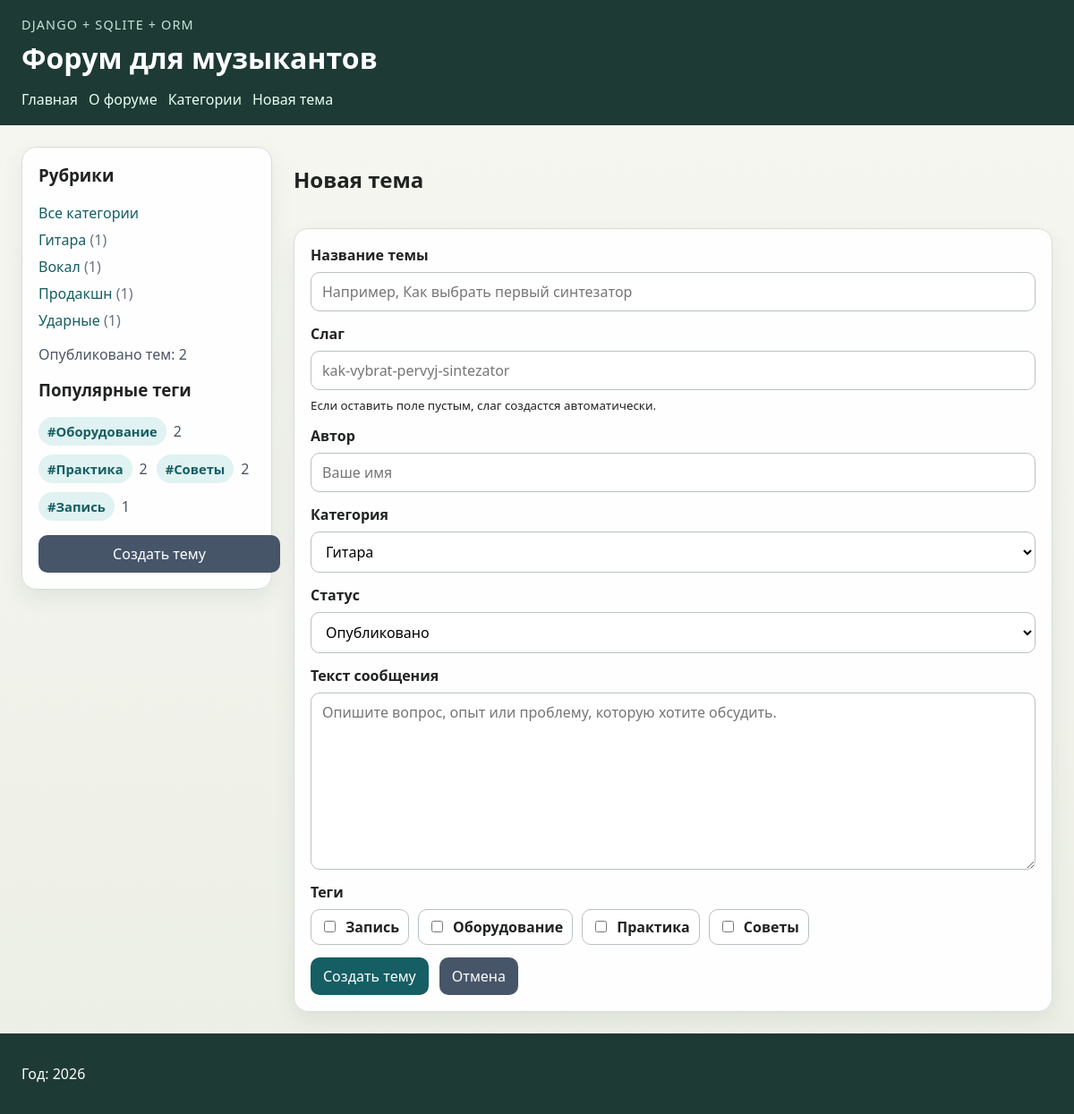
The page /discussions/create/ on the database as committed earlier.
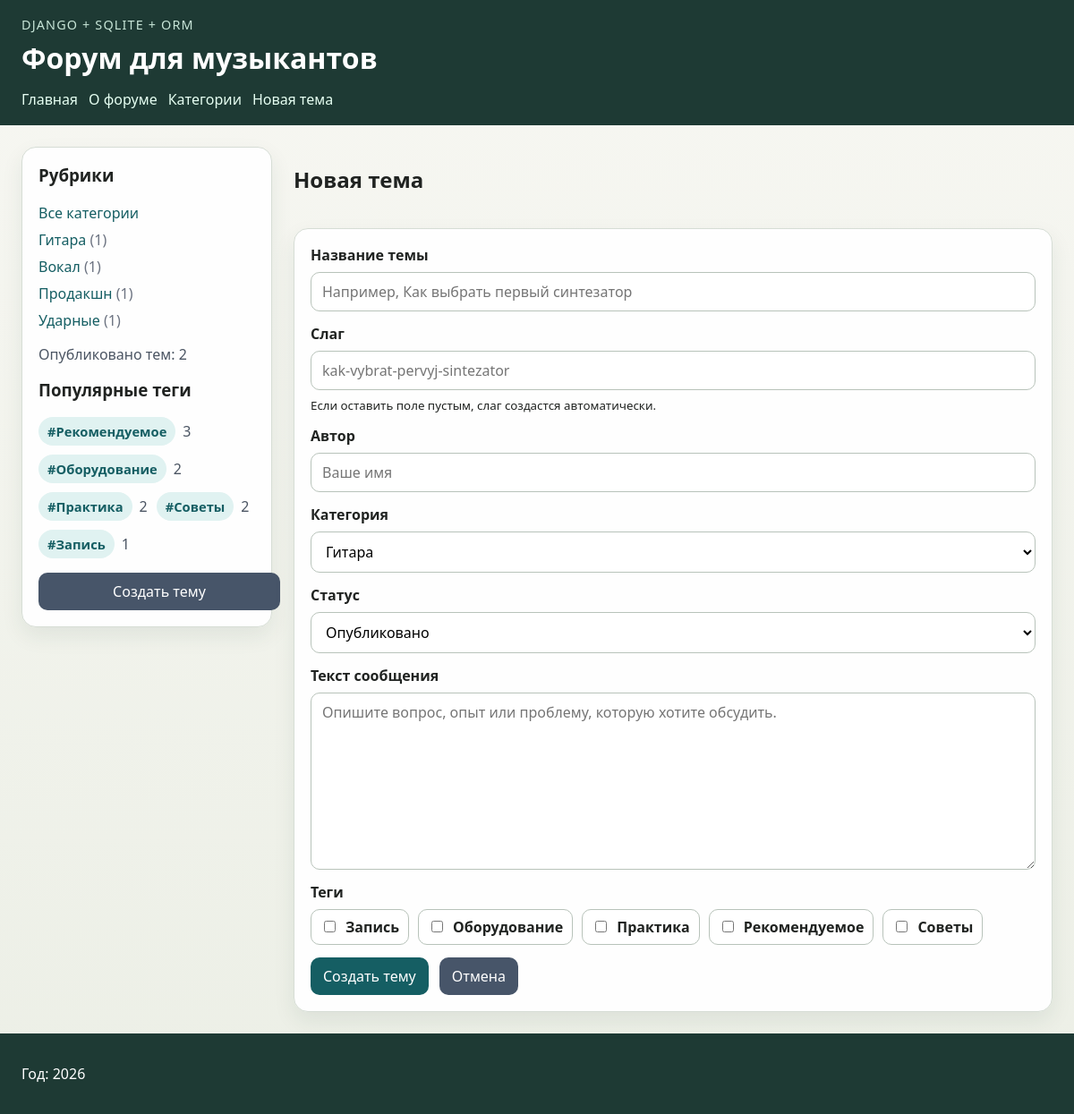
The same page on the database as committed later.
### musicforum/models.py (models this page shows, shortened)
class Tag(models.Model):
    name = models.CharField("Название тега", max_length=100, unique=True)
    slug = models.SlugField("Слаг", max_length=100, unique=True, allow_unicode=True)
    class Meta:
        ordering = ("name",)
        verbose_name = "тег"
        verbose_name_plural = "теги"

### musicforum/views.py (the view)
# urls.py: path("discussions/create/", views.discussion_create, name="discussion_create"),
def discussion_create(request):
    initial_category = request.GET.get("category", "").strip()
    if request.method == "POST":
        form_data = _get_discussion_form_data(request.POST, initial_category=initial_category)
        cleaned_data, form_errors = _validate_discussion_form(form_data)
        if not form_errors:
            discussion_item = Discussion.objects.create(
                title=cleaned_data["title"],
                slug=cleaned_data["slug"],
                author=cleaned_data["author"],
                category=cleaned_data["category"],
                status=cleaned_data["status"],
                content=cleaned_data["content"],
            )
            _save_discussion_tags(discussion_item, cleaned_data["selected_tags"])
            messages.success(request, "Тема успешно создана.")
            return redirect(discussion_item)
    else:
        form_data = _get_discussion_form_data(initial_category=initial_category)
        form_errors = {}
    context = {
        **_base_context(),
        "title": "Новая тема",
        "form_data": form_data,
        "form_errors": form_errors,
        "submit_label": "Создать тему",
    }
    return render(request, "musicforum/discussion_form.html", context)

### musicforum/data.py (called while the page is built)
def get_menu():
    return MENU

### musicforum/models.py (called while the page is built)
    def with_status(self, status):
        if not status:
            return self
        return self.filter(status=status)

    def published(self):
        return self.with_status(DiscussionStatus.PUBLISHED)

    def category_totals(self):
        return dict(
            self.get_queryset()
            .values("category")
            .annotate(total=Count("id"))
            .values_list("category", "total")
        )

    @classmethod
    def get_category_catalog(cls):
        totals = cls.objects.category_totals()
        return [
            {
                "slug": value,
                "title": label,
                "description": cls.CATEGORY_DESCRIPTIONS.get(value, ""),
                "count": totals.get(value, 0),
            }
            for value, label in cls.Category.choices
        ]

    @classmethod
    def get_status_options(cls):
        return list(cls.Status.choices)

    @classmethod
    def get_ordering_options(cls):
        return cls.ORDERING_OPTIONS

### musicforum/templatetags/musicforum_tags.py (called while the page is built)
@register.simple_tag
def forum_name():
    return "Форум для музыкантов"

@register.simple_tag
def published_discussions_total():
    return Discussion.objects.published().count()

### musicforum/templates/musicforum/discussion_form.html (shortened to what this page needs)
{% extends 'musicforum/base.html' %}
{% block content %}
    <div class="page-heading">
        <div>
            <h2>{{ title }}</h2>
        </div>
    </div>
    <form class="editor-form" method="post">
        <div class="form-field">
            <label for="id_title">Название темы</label>
            <input id="id_title" name="title" type="text" value="{{ form_data.title }}" placeholder="Например, Как выбрать первый синтезатор">
        </div>
        <div class="form-field">
            <label for="id_slug">Слаг</label>
            <input id="id_slug" name="slug" type="text" value="{{ form_data.slug }}" placeholder="kak-vybrat-pervyj-sintezator">
            <small>Если оставить поле пустым, слаг создастся автоматически.</small>
        </div>
        <div class="form-field">
            <label for="id_author">Автор</label>
            <input id="id_author" name="author" type="text" value="{{ form_data.author }}" placeholder="Ваше имя">
        </div>
        <div class="form-field">
            <label for="id_category">Категория</label>
            <select id="id_category" name="category">
                {% for value, label in category_options %}
                    <option value="{{ value }}"{% if form_data.category == value %} selected{% endif %}>{{ label }}</option>
                {% endfor %}
            </select>
        </div>
        <div class="form-field">
            <label for="id_status">Статус</label>
            <select id="id_status" name="status">
                {% for value, label in status_options %}
                    <option value="{{ value }}"{% if form_data.status == value %} selected{% endif %}>{{ label }}</option>
                {% endfor %}
            </select>
        </div>
        <div class="form-field">
            <label for="id_content">Текст сообщения</label>
            <textarea id="id_content" name="content" rows="8" placeholder="Опишите вопрос, опыт или проблему, которую хотите обсудить.">{{ form_data.content }}</textarea>
        </div>
        <div class="form-field">
            <span class="field-label">Теги</span>
            <div class="tag-selector">
                {% for tag in all_tags %}
                    <label class="tag-option">
                        <input type="checkbox" name="tags" value="{{ tag.id }}"{% if tag.id|stringformat:"s" in form_data.tags %} checked{% endif %}>
                        <span>{{ tag.name }}</span>
                    </label>
                {% empty %}
                    <p>Теги появятся после миграции с начальными данными.</p>
                {% endfor %}
            </div>
        </div>
        <div class="button-row">
            <button class="button" type="submit">{{ submit_label }}</button>
            <a class="button button-secondary" href="{% if discussion %}{% url 'musicforum:discussion' discussion.slug %}{% else %}{% url 'musicforum:index' %}{% endif %}">Отмена</a>
        </div>
    </form>
{% endblock %}

### musicforum/templates/musicforum/includes/popular_tags.html
{% if popular_tags %}
    <ul class="tag-cloud">
        {% for tag in popular_tags %}
            <li>
                <span class="tag-badge">#{{ tag.name }}</span>
                <span class="tag-total">{{ tag.total }}</span>
            </li>
        {% endfor %}
    </ul>
{% else %}
    <p class="sidebar-summary">Теги появятся после заполнения базы.</p>
{% endif %}

Rows that differ between the two databases and show on the page:
added Tag: name "Рекомендуемое", total "3"
